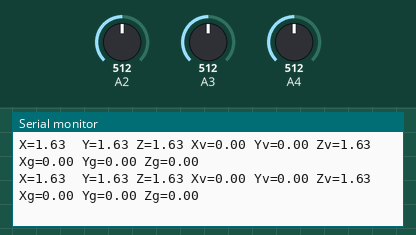
Bench run of a sketch on a simulated Arduino Uno, built with avr-gcc and run on an emulated ATmega328P. Parts: the last lines printed to the serial monitor. The test bench sets the inputs (shaded band); at power-on: A2 = 512, A3 = 512, A4 = 512.

Above: at 1.2 s.
1.3 s: A2 set to 500
At 1.74 s:
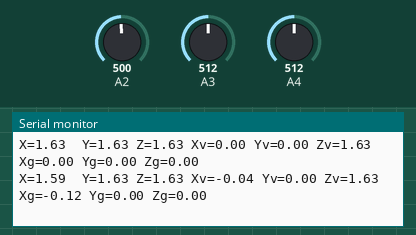
10.3 s: A3 set to 529
At 10.35 s:
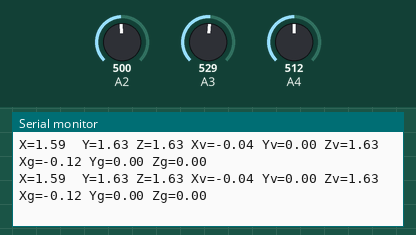
11.8 s: A3 set to 496
At 11.89 s:
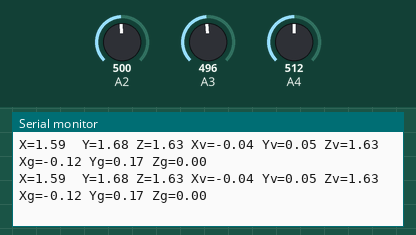
Timing chart, 0 to 14.8 s (numbered marks = the images above; inputs shaded):
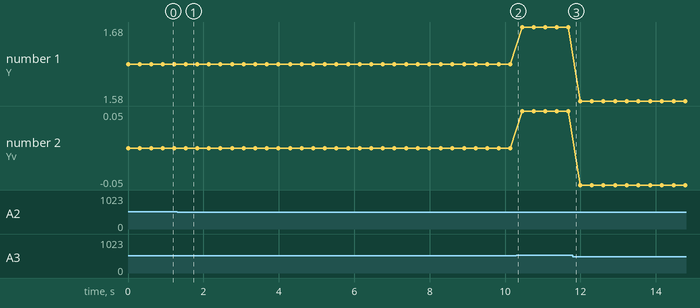

The sketch:

acceleration.ino
```cpp
float VD=3.256;
void setup(){
  Serial.begin(9600);
}
void loop(){
  float x=analogRead(2)*VD/1024;
  float y=analogRead(3)*VD/1024;
  float z=analogRead(4)*VD/1024;
  Serial.print("X=");
  Serial.print(x);
  Serial.print("\tY=");
  Serial.print(y);
  Serial.print(" Z=");
  Serial.print(z);
  float xv=x-VD/2.0;
  float yv=y-VD/2.0;
  float zv=z-VD/2.0;
  Serial.print(" Xv=");
  Serial.print(xv);
  Serial.print(" Yv=");
  Serial.print(yv);
  Serial.print(" Zv=");
  Serial.print(z);
  float xg=xv/(0.3*VD/3.0);
  float yg=yv/(0.3*VD/3.0);
  float zg=zv/(0.3*VD/3.0);
  Serial.print(" Xg=");
  Serial.print(xg);
  Serial.print(" Yg=");
  Serial.print(yg);
  Serial.print(" Zg=");
  Serial.println(zg);

  if(zg>0){
    digitalWrite(13,LOW);
  }
  else{
    digitalWrite(13,HIGH);
  }

  delay(300);
}
```

Measured:
- after the input at 1.3 s, the serial monitor: prints a new line after 0.23 s (image 1)
- plotted number 1: 1.63 → 1.68 after the input at 10.3 s, 1.68 → 1.58 after the input at 11.8 s
- plotted number 2: 0 → 0.05 after the input at 10.3 s, 0.05 → -0.05 after the input at 11.8 s
